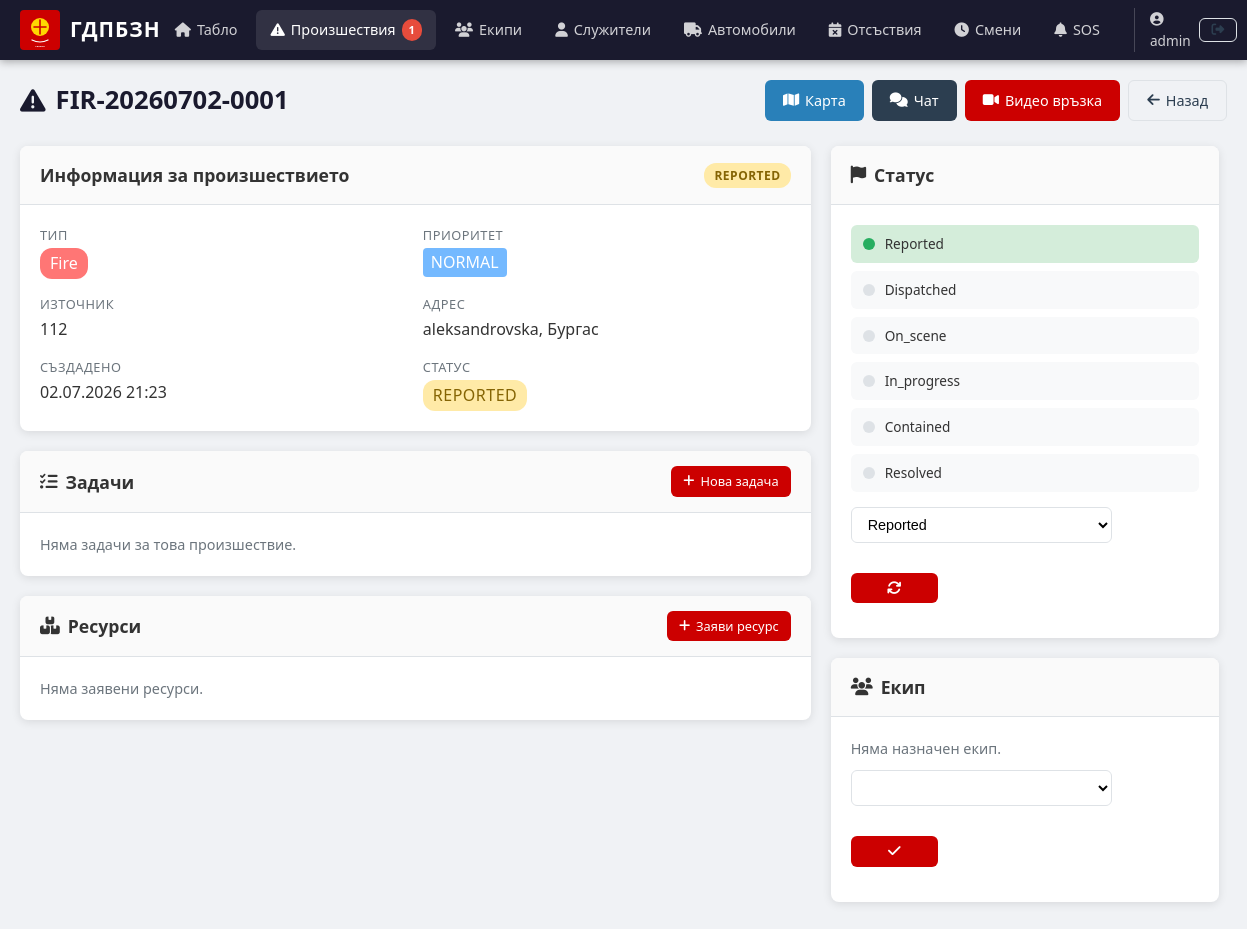
The page /incidents/1 (signed in) on the database its author committed.
### models.py (models this page shows, shortened)
class User(UserMixin, db.Model):
    __tablename__ = 'users'
    id = db.Column(db.Integer, primary_key=True)
    username = db.Column(db.String(64), unique=True, nullable=False)
    email = db.Column(db.String(120), unique=True, nullable=False)
    password_hash = db.Column(db.String(256), nullable=False)
    role = db.Column(db.String(20), default='user')
    created_at = db.Column(db.DateTime, default=datetime.utcnow)
    employee = db.relationship('Employee', backref='user', uselist=False)

class Incident(db.Model):
    __tablename__ = 'incidents'
    id = db.Column(db.Integer, primary_key=True)
    code = db.Column(db.String(20), unique=True, nullable=False)
    incident_type = db.Column(db.String(50), nullable=False)
    status = db.Column(db.String(20), default='reported')
    priority = db.Column(db.String(10), default='normal')
    address = db.Column(db.String(255), nullable=False)
    city = db.Column(db.String(100), nullable=False)
    latitude = db.Column(db.Float, nullable=True)
    longitude = db.Column(db.Float, nullable=True)
    description = db.Column(db.Text, nullable=True)
    source = db.Column(db.String(50), default='112')
    team_id = db.Column(db.Integer, db.ForeignKey('teams.id'), nullable=True)
    reported_by = db.Column(db.Integer, db.ForeignKey('users.id'), nullable=True)
    started_at = db.Column(db.DateTime, default=datetime.utcnow)
    resolved_at = db.Column(db.DateTime, nullable=True)
    created_at = db.Column(db.DateTime, default=datetime.utcnow)
    tasks = db.relationship('Task', backref='incident', lazy=True)
    chat_messages = db.relationship('ChatMessage', backref='incident', lazy=True)
    resources = db.relationship('ResourceRequest', backref='incident', lazy=True)
    map_markers = db.relationship('MapMarker', backref='incident', lazy=True)

### app.py (the view)
@app.route('/incidents/<int:id>')
@login_required
def incident_detail(id):
    incident = Incident.query.get_or_404(id)
    return render_template('incidents/detail.html', incident=incident)

### app.py (called while the page is built)
@login_manager.user_loader
def load_user(user_id):
    return User.query.get(int(user_id))

@app.context_processor
def inject_now():
    return {
        'now': datetime.utcnow(),
        'today': date.today(),
        'active_incidents': Incident.query.filter(
            Incident.status.in_(['reported', 'dispatched', 'on_scene', 'in_progress'])
        ).count()
    }

### templates/incidents/detail.html (shortened to what this page needs)
{% extends "base.html" %}
{% block content %}
<div class="page-header">
    <h1><i class="fas fa-exclamation-triangle"></i> {{ incident.code }}</h1>
    <div class="header-actions">
        <a href="{{ url_for('incident_map', incident_id=incident.id) }}" class="btn btn-info">
            <i class="fas fa-map"></i> Карта
        </a>
        <a href="{{ url_for('chat_view', incident_id=incident.id) }}" class="btn btn-secondary">
            <i class="fas fa-comments"></i> Чат
        </a>
        <a href="{{ url_for('video_call', incident_id=incident.id) }}" class="btn btn-primary">
            <i class="fas fa-video"></i> Видео връзка
        </a>
        <a href="{{ url_for('incident_list') }}" class="btn btn-outline">
            <i class="fas fa-arrow-left"></i> Назад
        </a>
    </div>
</div>
<div class="row">
    <div class="col-8">
        <div class="card">
            <div class="card-header">
                <h2>Информация за произшествието</h2>
                <span class="status-badge status-{{ incident.status }}">{{ incident.status|title }}</span>
            </div>
            <div class="card-body">
                <div class="info-grid">
                    <div class="info-item">
                        <label>Тип</label>
                        <span class="incident-type type-{{ incident.incident_type }}">{{ incident.incident_type|replace('_', ' ')|title }}</span>
                    </div>
                    <div class="info-item">
                        <label>Приоритет</label>
                        <span class="priority-badge priority-{{ incident.priority }}">{{ incident.priority|title }}</span>
                    </div>
                    <div class="info-item">
                        <label>Източник</label>
                        <span>{{ incident.source }}</span>
                    </div>
                    <div class="info-item">
                        <label>Адрес</label>
                        <span>{{ incident.address }}, {{ incident.city }}</span>
                    </div>
                    <div class="info-item">
                        <label>Създадено</label>
                        <span>{{ incident.created_at.strftime('%d.%m.%Y %H:%M') }}</span>
                    </div>
                    <div class="info-item">
                        <label>Статус</label>
                        <span class="status-badge status-{{ incident.status }}">{{ incident.status|title }}</span>
                    </div>
                </div>
            </div>
        </div>
        <div class="card">
            <div class="card-header">
                <h2><i class="fas fa-tasks"></i> Задачи</h2>
                <a href="{{ url_for('task_create', incident_id=incident.id) }}" class="btn btn-sm btn-primary">
                    <i class="fas fa-plus"></i> Нова задача
                </a>
            </div>
            <div class="card-body">
                {% if incident.tasks %}
                <div class="table-responsive">
                    <table class="table">
                        <thead>
                            <tr>
                                <th>Заглавие</th>
                                <th>Категория</th>
                                <th>Статус</th>
                                <th>Изпълнител</th>
                                <th>Действие</th>
                            </tr>
                        </thead>
                        <tbody>
                            {% for task in incident.tasks %}
                            <tr>
                                <td>{{ task.title }}</td>
                                <td><span class="task-category cat-{{ task.category }}">{{ task.category|title }}</span></td>
                                <td><span class="status-badge status-{{ task.status }}">{{ task.status|title }}</span></td>
                                <td>
                                    {% for ass in task.assignments %}
                                    {{ ass.employee.full_name }}{% if not loop.last %}, {% endif %}
                                    {% endfor %}
                                </td>
                                <td>
                                    <form method="POST" action="{{ url_for('task_update_status', id=task.id) }}" style="display:inline">
                                        <input type="hidden" name="status" value="completed">
                                        <button type="submit" class="btn btn-sm btn-success" title="Завърши"><i class="fas fa-check"></i></button>
                                    </form>
                                </td>
                            </tr>
                            {% endfor %}
                        </tbody>
                    </table>
                </div>
                {% else %}
                <p class="text-muted">Няма задачи за това произшествие.</p>
                {% endif %}
            </div>
        </div>
        <div class="card">
            <div class="card-header">
                <h2><i class="fas fa-boxes"></i> Ресурси</h2>
                <a href="{{ url_for('resource_create', incident_id=incident.id) }}" class="btn btn-sm btn-primary">
                    <i class="fas fa-plus"></i> Заяви ресурс
                </a>
            </div>
            <div class="card-body">
                {% if incident.resources %}
                <div class="table-responsive">
                    <table class="table">
                        <thead>
                            <tr>
                                <th>Ресурс</th>
                                <th>Количество</th>
                                <th>Статус</th>
                            </tr>
                        </thead>
                        <tbody>
                            {% for res in incident.resources %}
                            <tr>
                                <td>{{ res.resource_type }}</td>
                                <td>{{ res.quantity or '—' }}</td>
                                <td><span class="status-badge status-{{ res.status }}">{{ res.status|title }}</span></td>
                            </tr>
                            {% endfor %}
                        </tbody>
                    </table>
                </div>
                {% else %}
                <p class="text-muted">Няма заявени ресурси.</p>
                {% endif %}
            </div>
        </div>
    </div>
    <div class="col-4">
        <div class="card">
            <div class="card-header">
                <h2><i class="fas fa-flag"></i> Статус</h2>
            </div>
            <div class="card-body">
                <div class="status-flow">
                    {% set status_order = ['reported', 'dispatched', 'on_scene', 'in_progress', 'contained', 'resolved'] %}
                    {% for s in status_order %}
                    <div class="status-step {% if loop.index0 <= status_order.index(incident.status) %}completed{% endif %}">
                        <div class="step-dot"></div>
                        <span>{{ s|title }}</span>
                    </div>
                    {% endfor %}
                </div>
                <form method="POST" action="{{ url_for('incident_update_status', id=incident.id) }}" class="mt-3">
                    <div class="form-row">
                        <div class="form-group col-9">
                            <select name="status" class="form-control">
                                {% for s in status_order %}
                                <option value="{{ s }}" {% if s == incident.status %}selected{% endif %}>{{ s|title }}</option>
                                {% endfor %}
                            </select>
                        </div>
                        <div class="form-group col-3">
                            <button type="submit" class="btn btn-primary btn-block"><i class="fas fa-sync"></i></button>
                        </div>
                    </div>
                </form>
            </div>
        </div>
        <div class="card">
            <div class="card-header">
                <h2><i class="fas fa-users"></i> Екип</h2>
            </div>
            <div class="card-body">
                {% if incident.team %}
                <h3>{{ incident.team.name }}</h3>
                <p>Ръководител: {{ incident.team.leader.full_name if incident.team.leader else '—' }}</p>
                <p>Смяна: {{ incident.team.shift|title }}</p>
                <h4>Членове:</h4>
                <ul class="team-member-list">
                    {% for ta in incident.team.assignments %}
                    {% if ta.is_active %}
                    <li>
                        <span class="member-status {{ ta.employee.current_status }}"></span>
                        {{ ta.employee.full_name }}
                    </li>
                    {% endif %}
                    {% endfor %}
                </ul>
                {% else %}
                <p class="text-muted">Няма назначен екип.</p>
                <form method="POST" action="{{ url_for('incident_assign_team', id=incident.id) }}" class="mt-2">
                    <div class="form-row">
                        <div class="form-group col-9">
                            <select name="team_id" class="form-control">
                            </select>
                        </div>
                        <div class="form-group col-3">
                            <button type="submit" class="btn btn-primary btn-block"><i class="fas fa-check"></i></button>
                        </div>
                    </div>
                </form>
                {% endif %}
            </div>
        </div>
    </div>
</div>
{% endblock %}

### templates/base.html (shortened to what this page needs)
<!DOCTYPE html>
<html lang="bg">
<head>
    <link rel="stylesheet" href="{{ url_for('static', filename='css/style.css') }}">
    <link rel="stylesheet" href="https://unpkg.com/leaflet@1.9.4/dist/leaflet.css" />
    <link rel="stylesheet" href="https://cdnjs.cloudflare.com/ajax/libs/font-awesome/6.5.1/css/all.min.css">
</head>
<body>
    {% if current_user.is_authenticated %}
    <nav class="navbar">
        <div class="nav-brand">
            <a href="{{ url_for('dashboard') }}">
                <img src="{{ url_for('static', filename='img/logo.svg') }}" alt="ГДПБЗН" height="40">
                <span class="nav-title">ГДПБЗН</span>
            </a>
        </div>
        <div class="nav-menu">
            <a href="{{ url_for('dashboard') }}" class="nav-link {% if request.endpoint == 'dashboard' %}active{% endif %}">
                <i class="fas fa-home"></i> Табло
            </a>
            <a href="{{ url_for('incident_list') }}" class="nav-link {% if request.endpoint and 'incident' in request.endpoint and request.endpoint != 'incident_create' %}active{% endif %}">
                <i class="fas fa-exclamation-triangle"></i> Произшествия
                {% if active_incidents > 0 %}
                <span class="badge badge-danger">{{ active_incidents }}</span>
                {% endif %}
            </a>
            <a href="{{ url_for('team_list') }}" class="nav-link {% if request.endpoint and 'team' in request.endpoint %}active{% endif %}">
                <i class="fas fa-users"></i> Екипи
            </a>
            <a href="{{ url_for('employee_list') }}" class="nav-link {% if request.endpoint and 'employee' in request.endpoint %}active{% endif %}">
                <i class="fas fa-user"></i> Служители
            </a>
            <a href="{{ url_for('vehicle_list') }}" class="nav-link {% if request.endpoint and 'vehicle' in request.endpoint %}active{% endif %}">
                <i class="fas fa-truck"></i> Автомобили
            </a>
            <a href="{{ url_for('absence_list') }}" class="nav-link {% if request.endpoint and 'absence' in request.endpoint %}active{% endif %}">
                <i class="fas fa-calendar-times"></i> Отсъствия
            </a>
            <a href="{{ url_for('shift_list') }}" class="nav-link {% if request.endpoint and 'shift' in request.endpoint %}active{% endif %}">
                <i class="fas fa-clock"></i> Смени
            </a>
            <a href="{{ url_for('sos_list') }}" class="nav-link sos-link {% if request.endpoint and 'sos' in request.endpoint %}active{% endif %}">
                <i class="fas fa-bell"></i> SOS
            </a>
            <div class="nav-user">
                <span class="user-name"><i class="fas fa-user-circle"></i> {{ current_user.username }}</span>
                <a href="{{ url_for('logout') }}" class="btn btn-sm btn-outline"><i class="fas fa-sign-out-alt"></i></a>
            </div>
        </div>
    </nav>
    {% endif %}
    <main class="container">
        {% block content %}{% endblock %}
    </main>
</body>
</html>

### rows shown on the page
User: username "admin"
Incident: code "FIR-20260702-0001", status "REPORTED", incident_type "Fire", priority "NORMAL", source "112", address "aleksandrovska", city "Бургас", created_at "02.07.2026 21:23", status "Reported"

### other values the page prints
{{ active_incidents }} "1"
{{ s|title }} "Reported" "Dispatched" "On_scene" "In_progress" "Contained" "Resolved"
